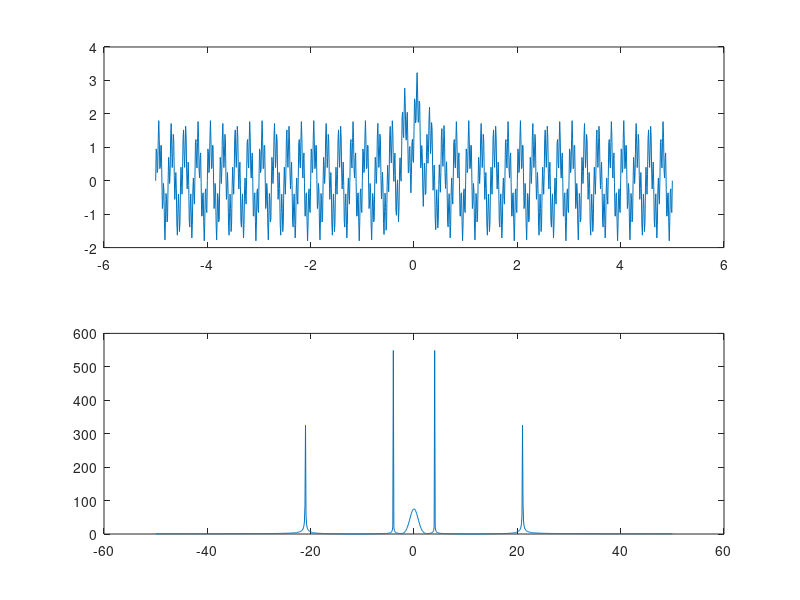

Source code (MATLAB):
close all; clear all; clc;
% zalozcie czas t=<-5,5>s, Fs=100Hz
% x(t)= x1+x2+x3
% x1: sygnal harmoniczny, amp=0.7, f=21Hz
% x2: sygnal harmoniczny, amp=1.1, okres=0.25s
% x3: sygnal Gaussa, amp=1.5, srednia=0, odch=0.2
% wyswietl sygnal i jego widmo amplitudowe
 
Fs=100;
t=-5:(1/Fs):5;
x1=0.7.*sin(2*pi*t*21);
x2=1.1.*sin(2*pi*t*100/25);
x3=1.5.*exp((-(t-0).*(t-0))/(2*0.2*0.2));
x=x1+x2+x3;
subplot(211), plot(t,x);
XT=fft(x);
XT=fftshift(XT);
WA=abs(XT);
f=linspace(-Fs/2,Fs/2,length(t));
subplot(212), plot(f,WA);